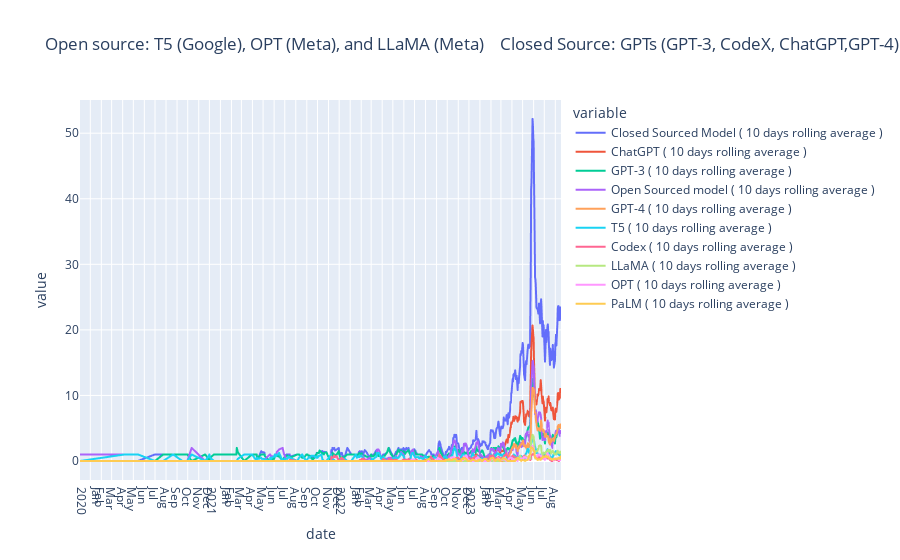

The notebook cell this image was saved under:
### Code cell
top_mentioned = list(df_for_rolling.sum(numeric_only=True, axis=0).sort_values(ascending=False).index[:10])
df = df_for_rolling[top_mentioned]
df['date'] = df.index
fig = px.line(df, x='date', y=df.columns,
              hover_data={'date': "|%B %d, %Y"},
              title='Open source: T5 (Google), OPT (Meta), and LLaMA (Meta) \n\n Closed Source: GPTs (GPT-3, CodeX, ChatGPT,GPT-4) plus PaLM (Google)',
)
fig.update_xaxes(
    dtick="M1",
    tickformat="%b\n%Y")
fig.show()

### Figure 1 — Plotly figure (JSON) as saved in the notebook; plotly's stock layout.template omitted (floating-point values rounded to 4 significant figures; data arrays with more than 128 entries replaced by an {"elided": "..."} marker saying what was removed)
{"data": [{"hovertemplate": "variable=Closed Sourced Model ( 10 days rolling average )<br>date=%{x|%B %d, %Y}<br>value=%{y}<extra></extra>", "legendgroup": "Closed Sourced Model ( 10 days rolling average )", "line": {"color": "#636efa", "dash": "solid"}, "marker": {"symbol": "circle"}, "mode": "lines", "name": "Closed Sourced Model ( 10 days rolling average )", "showlegend": true, "type": "scattergl", "x": {"elided": "421 str values"}, "xaxis": "x", "y": {"elided": "421 float values"}, "yaxis": "y"}, {"hovertemplate": "variable=ChatGPT ( 10 days rolling average )<br>date=%{x|%B %d, %Y}<br>value=%{y}<extra></extra>", "legendgroup": "ChatGPT ( 10 days rolling average )", "line": {"color": "#EF553B", "dash": "solid"}, "marker": {"symbol": "circle"}, "mode": "lines", "name": "ChatGPT ( 10 days rolling average )", "showlegend": true, "type": "scattergl", "x": {"elided": "421 str values"}, "xaxis": "x", "y": {"elided": "421 float values"}, "yaxis": "y"}, {"hovertemplate": "variable=GPT-3 ( 10 days rolling average )<br>date=%{x|%B %d, %Y}<br>value=%{y}<extra></extra>", "legendgroup": "GPT-3 ( 10 days rolling average )", "line": {"color": "#00cc96", "dash": "solid"}, "marker": {"symbol": "circle"}, "mode": "lines", "name": "GPT-3 ( 10 days rolling average )", "showlegend": true, "type": "scattergl", "x": {"elided": "421 str values"}, "xaxis": "x", "y": {"elided": "421 float values"}, "yaxis": "y"}, {"hovertemplate": "variable=Open Sourced model ( 10 days rolling average )<br>date=%{x|%B %d, %Y}<br>value=%{y}<extra></extra>", "legendgroup": "Open Sourced model ( 10 days rolling average )", "line": {"color": "#ab63fa", "dash": "solid"}, "marker": {"symbol": "circle"}, "mode": "lines", "name": "Open Sourced model ( 10 days rolling average )", "showlegend": true, "type": "scattergl", "x": {"elided": "421 str values"}, "xaxis": "x", "y": {"elided": "421 float values"}, "yaxis": "y"}, {"hovertemplate": "variable=GPT-4 ( 10 days rolling average )<br>date=%{x|%B %d, %Y}<br>value=%{y}<extra></extra>", "legendgroup": "GPT-4 ( 10 days rolling average )", "line": {"color": "#FFA15A", "dash": "solid"}, "marker": {"symbol": "circle"}, "mode": "lines", "name": "GPT-4 ( 10 days rolling average )", "showlegend": true, "type": "scattergl", "x": {"elided": "421 str values"}, "xaxis": "x", "y": {"elided": "421 float values"}, "yaxis": "y"}, {"hovertemplate": "variable=T5 ( 10 days rolling average )<br>date=%{x|%B %d, %Y}<br>value=%{y}<extra></extra>", "legendgroup": "T5 ( 10 days rolling average )", "line": {"color": "#19d3f3", "dash": "solid"}, "marker": {"symbol": "circle"}, "mode": "lines", "name": "T5 ( 10 days rolling average )", "showlegend": true, "type": "scattergl", "x": {"elided": "421 str values"}, "xaxis": "x", "y": {"elided": "421 float values"}, "yaxis": "y"}, {"hovertemplate": "variable=Codex ( 10 days rolling average )<br>date=%{x|%B %d, %Y}<br>value=%{y}<extra></extra>", "legendgroup": "Codex ( 10 days rolling average )", "line": {"color": "#FF6692", "dash": "solid"}, "marker": {"symbol": "circle"}, "mode": "lines", "name": "Codex ( 10 days rolling average )", "showlegend": true, "type": "scattergl", "x": {"elided": "421 str values"}, "xaxis": "x", "y": {"elided": "421 float values"}, "yaxis": "y"}, {"hovertemplate": "variable=LLaMA ( 10 days rolling average )<br>date=%{x|%B %d, %Y}<br>value=%{y}<extra></extra>", "legendgroup": "LLaMA ( 10 days rolling average )", "line": {"color": "#B6E880", "dash": "solid"}, "marker": {"symbol": "circle"}, "mode": "lines", "name": "LLaMA ( 10 days rolling average )", "showlegend": true, "type": "scattergl", "x": {"elided": "421 str values"}, "xaxis": "x", "y": {"elided": "421 float values"}, "yaxis": "y"}, {"hovertemplate": "variable=OPT ( 10 days rolling average )<br>date=%{x|%B %d, %Y}<br>value=%{y}<extra></extra>", "legendgroup": "OPT ( 10 days rolling average )", "line": {"color": "#FF97FF", "dash": "solid"}, "marker": {"symbol": "circle"}, "mode": "lines", "name": "OPT ( 10 days rolling average )", "showlegend": true, "type": "scattergl", "x": {"elided": "421 str values"}, "xaxis": "x", "y": {"elided": "421 float values"}, "yaxis": "y"}, {"hovertemplate": "variable=PaLM ( 10 days rolling average )<br>date=%{x|%B %d, %Y}<br>value=%{y}<extra></extra>", "legendgroup": "PaLM ( 10 days rolling average )", "line": {"color": "#FECB52", "dash": "solid"}, "marker": {"symbol": "circle"}, "mode": "lines", "name": "PaLM ( 10 days rolling average )", "showlegend": true, "type": "scattergl", "x": {"elided": "421 str values"}, "xaxis": "x", "y": {"elided": "421 float values"}, "yaxis": "y"}], "layout": {"legend": {"title": {"text": "variable"}, "tracegroupgap": 0}, "title": {"text": "Open source: T5 (Google), OPT (Meta), and LLaMA (Meta) \n\n Closed Source: GPTs (GPT-3, CodeX, ChatGPT,GPT-4) plus PaLM (Google)"}, "xaxis": {"anchor": "y", "domain": [0, 1], "dtick": "M1", "tickformat": "%b\n%Y", "title": {"text": "date"}}, "yaxis": {"anchor": "x", "domain": [0, 1], "title": {"text": "value"}}}}
